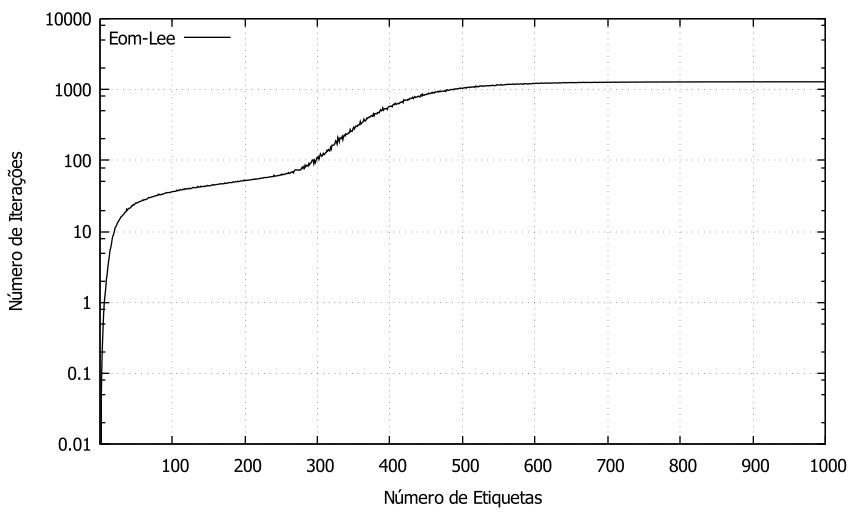

Write gnuplot code to recreate this figure.
set xlabel "Número de Etiquetas"
set ylabel "Número de Iterações"
set monochrome
set key vertical top left
set logscale y
set grid
set pointsize 2
set xtics (100, 200, 300, 400, 500, 600, 700, 800, 900, 1000)
plot "Eom-Lee-Iterations-64.txt" u 1:2 t 'Eom-Lee' w lines
